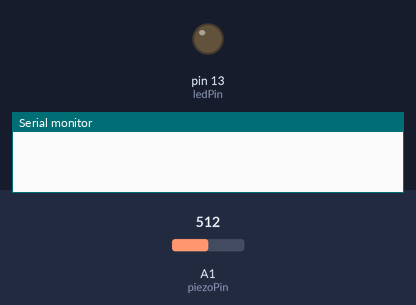
A sketch run on a simulated Arduino Uno, built with avr-gcc and run on an emulated ATmega328P. Shown: output pins drawn as LEDs (lit = HIGH), the last lines printed to the serial monitor. Dashed ring = blinking. The inputs (shaded band) are chosen by the test bench; at power-on: A1 (piezoPin) = 512.

Above: at 1.2 s.
1.3 s: A1 (piezoPin) set to 554
2.8 s: A1 (piezoPin) set to 572
At 3.05 s:
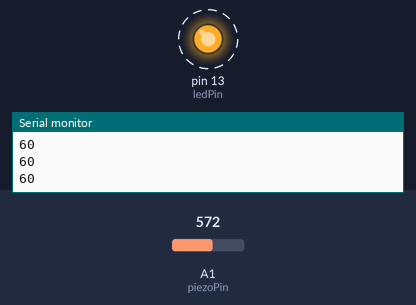
5.8 s: A1 (piezoPin) set to 54
8.8 s: A1 (piezoPin) set to 44
At 8.8 s:
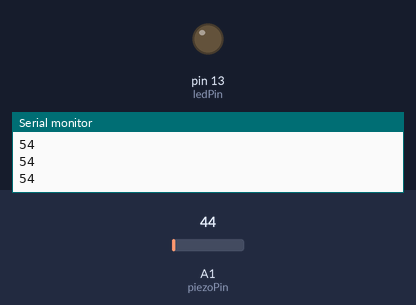
10.3 s: A1 (piezoPin) set to 60
At 10.57 s:
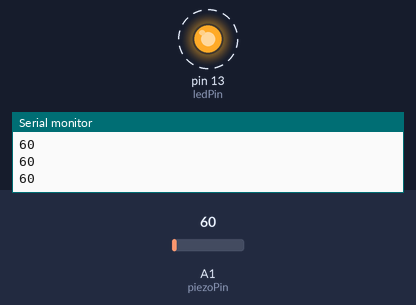
Timing chart, 0 to 14.3 s (numbered marks = the images above; inputs shaded):
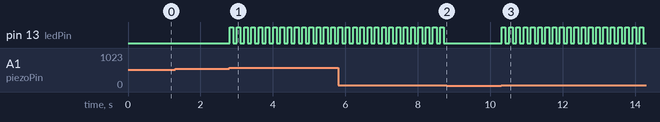

The sketch:

exp08_piezoSensor.ino
```cpp
/************************************************************************************
* IMBRAX - INDUSTRIA MECATRONICA BRASILEIRA
* Nome: exp08_piezoSensor
* Descricao: Faz a leitura do sensor piezoeletrico e envia pela serial o valor lido
* quando este passa do valor limite, o LED na placa tambem comuta.
*
* Escrito por: Diego W. Antunes <diego@imbrax.com.br>
* Data: 01/10/2011
*************************************************************************************/

/************************************************************************************
* Constantes utilizadas no programa
************************************************************************************/
const int piezoPin = 1; // Pino onde esta conectado o sensor piezoeletrico
const int ledPin = 13; // Pino da placa Arduino onde tem um led soldado

/************************************************************************************
* Variaveis
************************************************************************************/
byte val = 0;
int statePin = LOW;
int THRESHOLD = 50;

/************************************************************************************
* Funcao: setup
* Descricao: Faz a configuracao e inicializacao de algumas variaveis importantes
* Notas:
************************************************************************************/
void setup()
{
  pinMode(piezoPin, INPUT);
  pinMode(ledPin, OUTPUT);
  Serial.begin(9600);       // use the serial port
}

/************************************************************************************
* Funcao: loop
* Descricao: Loop principal onde o microcontrolador deve passar a maior parte do tempo
* Notas:
************************************************************************************/
void loop()
{
  val = analogRead(piezoPin);

  if (val >= THRESHOLD) {
    statePin = !statePin;

    digitalWrite(ledPin, statePin);
    Serial.println(val, DEC);
  }
  delay(100);  // we have to make a delay to avoid overloading the serial port
}
```

Measured:
- the behaviour switches between 561 and 562 on A1 (piezoPin) (found by bisection; images 0 and 1)
- the behaviour switches between 50 and 49 on A1 (piezoPin) (found by bisection; images 1 and 2)
- after the input at 1.3 s, every drawn part: stays the same
- after the input at 2.8 s, pin 13 (ledPin): alternates HIGH for 0.10 s and LOW for 0.10 s, starting at once
- after the input at 8.8 s, pin 13 (ledPin): stops changing and stays LOW
- after the input at 10.3 s, pin 13 (ledPin): alternates HIGH for 0.10 s and LOW for 0.10 s, starting at once
